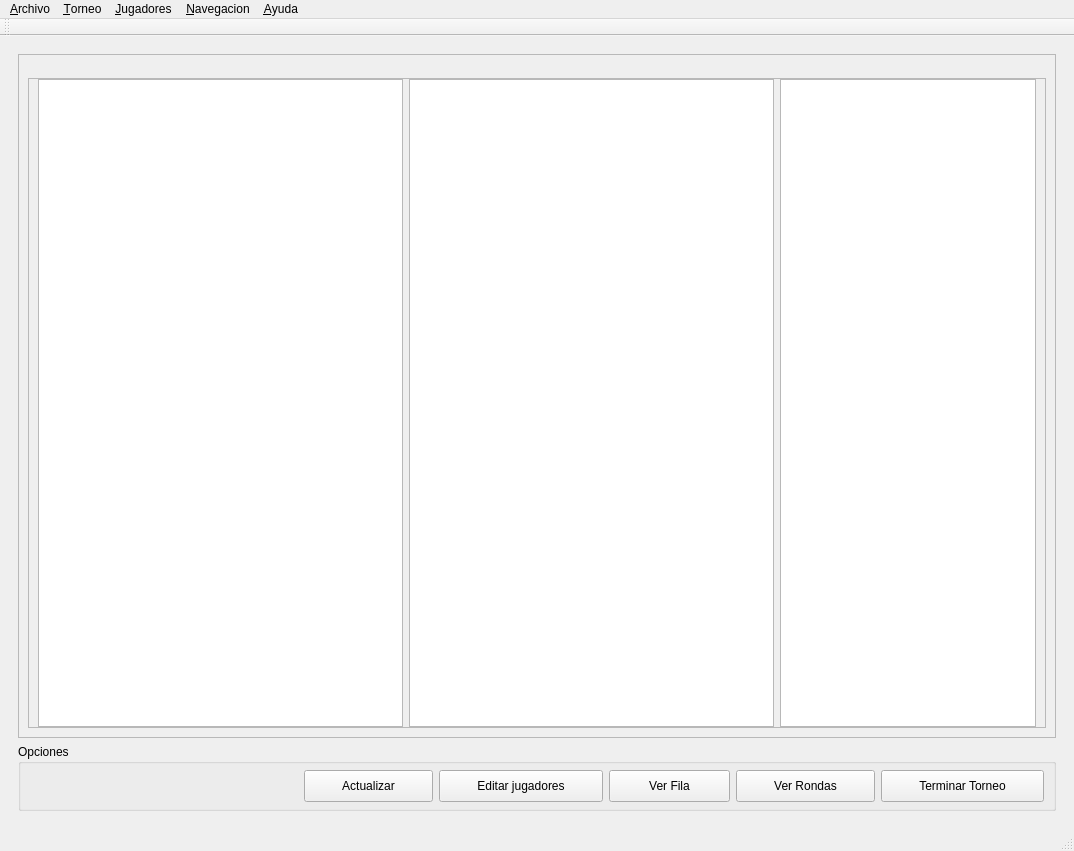
<?xml version="1.0" encoding="UTF-8"?>
<ui version="4.0">
 <class>MainWindow</class>
 <widget class="QMainWindow" name="MainWindow">
  <property name="geometry">
   <rect>
    <x>0</x>
    <y>0</y>
    <width>1074</width>
    <height>851</height>
   </rect>
  </property>
  <property name="windowTitle">
   <string>Masnou Manager</string>
  </property>
  <widget class="QWidget" name="centralwidget">
   <layout class="QVBoxLayout" name="verticalLayout">
    <item>
     <widget class="QStackedWidget" name="navigator">
      <property name="styleSheet">
       <string notr="true">QLineEdit,QDateEdit {
	padding:8px;
	font-size:15px;
	border-radius:5px;
	border:1px solid rgba(0,0,0,0.4);
}

QLabel {
	font-size:15px;
}

QPushButton {
	padding: 8px auto;
	min-width:45px;
}

</string>
      </property>
      <property name="currentIndex">
       <number>1</number>
      </property>
      <widget class="QWidget" name="main">
       <layout class="QHBoxLayout" name="horizontalLayout_7">
        <item>
         <layout class="QHBoxLayout" name="horizontalLayout_6" stretch="1,2">
          <property name="spacing">
           <number>0</number>
          </property>
          <item>
           <widget class="QFrame" name="frame_5">
            <property name="sizePolicy">
             <sizepolicy hsizetype="Minimum" vsizetype="Preferred">
              <horstretch>0</horstretch>
              <verstretch>0</verstretch>
             </sizepolicy>
            </property>
            <property name="maximumSize">
             <size>
              <width>300</width>
              <height>16777215</height>
             </size>
            </property>
            <property name="styleSheet">
             <string notr="true">QLineEdit,QDateEdit {
	padding:8px;
	font-size:15px;
	border-radius:5px;
	border:1px solid rgba(0,0,0,0.4);
}

QLabel {
	font-size:15px;
}

QPushButton {
	padding: 8px auto;
	min-width:45px;
}</string>
            </property>
            <property name="frameShape">
             <enum>QFrame::StyledPanel</enum>
            </property>
            <property name="frameShadow">
             <enum>QFrame::Raised</enum>
            </property>
            <layout class="QVBoxLayout" name="verticalLayout_8">
             <item>
              <widget class="QLabel" name="label_2">
               <property name="text">
                <string>Torneos Recientes</string>
               </property>
              </widget>
             </item>
             <item>
              <widget class="QComboBox" name="comboBox">
               <property name="minimumSize">
                <size>
                 <width>0</width>
                 <height>35</height>
                </size>
               </property>
              </widget>
             </item>
             <item>
              <spacer name="verticalSpacer_3">
               <property name="orientation">
                <enum>Qt::Vertical</enum>
               </property>
               <property name="sizeType">
                <enum>QSizePolicy::Fixed</enum>
               </property>
               <property name="sizeHint" stdset="0">
                <size>
                 <width>20</width>
                 <height>90</height>
                </size>
               </property>
              </spacer>
             </item>
             <item>
              <widget class="QLabel" name="label_4">
               <property name="styleSheet">
                <string notr="true">margin-bottom:9px</string>
               </property>
               <property name="text">
                <string>Opciones</string>
               </property>
              </widget>
             </item>
             <item>
              <widget class="QPushButton" name="menu_btn_create">
               <property name="font">
                <font>
                 <pointsize>9</pointsize>
                </font>
               </property>
               <property name="text">
                <string>Crear Torneo</string>
               </property>
              </widget>
             </item>
             <item>
              <widget class="QPushButton" name="pushButton_10">
               <property name="font">
                <font>
                 <pointsize>9</pointsize>
                </font>
               </property>
               <property name="toolTip">
                <string>&lt;html&gt;&lt;head/&gt;&lt;body&gt;&lt;p&gt;Cargar un torneo en modo de lectura&lt;/p&gt;&lt;/body&gt;&lt;/html&gt;</string>
               </property>
               <property name="text">
                <string>Cargar Torneo</string>
               </property>
              </widget>
             </item>
             <item>
              <widget class="QPushButton" name="menu_btn_go_tour">
               <property name="enabled">
                <bool>false</bool>
               </property>
               <property name="text">
                <string>Ir a Torneo Activo</string>
               </property>
              </widget>
             </item>
             <item>
              <widget class="QPushButton" name="menu_btn_finish">
               <property name="enabled">
                <bool>false</bool>
               </property>
               <property name="text">
                <string>Terminar Torneo Activo</string>
               </property>
              </widget>
             </item>
             <item>
              <widget class="QPushButton" name="menu_btn_quit">
               <property name="font">
                <font>
                 <pointsize>9</pointsize>
                </font>
               </property>
               <property name="text">
                <string>Salir</string>
               </property>
              </widget>
             </item>
             <item>
              <spacer name="verticalSpacer_2">
               <property name="orientation">
                <enum>Qt::Vertical</enum>
               </property>
               <property name="sizeHint" stdset="0">
                <size>
                 <width>20</width>
                 <height>150</height>
                </size>
               </property>
              </spacer>
             </item>
            </layout>
           </widget>
          </item>
          <item>
           <widget class="QFrame" name="board_container">
            <property name="font">
             <font>
              <pointsize>9</pointsize>
             </font>
            </property>
            <property name="styleSheet">
             <string notr="true"/>
            </property>
            <property name="frameShape">
             <enum>QFrame::StyledPanel</enum>
            </property>
            <property name="frameShadow">
             <enum>QFrame::Raised</enum>
            </property>
            <layout class="QVBoxLayout" name="verticalLayout_9" stretch="0">
             <property name="sizeConstraint">
              <enum>QLayout::SetDefaultConstraint</enum>
             </property>
             <item>
              <widget class="QLabel" name="puzzle_title">
               <property name="maximumSize">
                <size>
                 <width>16777215</width>
                 <height>50</height>
                </size>
               </property>
               <property name="font">
                <font>
                 <family>MS Shell Dlg 2</family>
                 <pointsize>15</pointsize>
                 <weight>9</weight>
                 <italic>false</italic>
                 <bold>false</bold>
                 <underline>false</underline>
                 <strikeout>false</strikeout>
                </font>
               </property>
               <property name="styleSheet">
                <string notr="true">font: 75 15pt &quot;MS Shell Dlg 2&quot;;</string>
               </property>
               <property name="text">
                <string>Problema del Dia</string>
               </property>
               <property name="alignment">
                <set>Qt::AlignCenter</set>
               </property>
              </widget>
             </item>
            </layout>
           </widget>
          </item>
         </layout>
        </item>
       </layout>
      </widget>
      <widget class="QWidget" name="tournament">
       <layout class="QVBoxLayout" name="verticalLayout_3">
        <item>
         <widget class="QFrame" name="frame_2">
          <property name="frameShape">
           <enum>QFrame::StyledPanel</enum>
          </property>
          <property name="frameShadow">
           <enum>QFrame::Raised</enum>
          </property>
          <layout class="QVBoxLayout" name="verticalLayout_4">
           <property name="topMargin">
            <number>0</number>
           </property>
           <item>
            <widget class="QLabel" name="tournament_title">
             <property name="text">
              <string/>
             </property>
            </widget>
           </item>
           <item>
            <widget class="QFrame" name="frame_3">
             <property name="frameShape">
              <enum>QFrame::StyledPanel</enum>
             </property>
             <property name="frameShadow">
              <enum>QFrame::Raised</enum>
             </property>
             <layout class="QHBoxLayout" name="horizontalLayout_3" stretch="1,1,0">
              <property name="topMargin">
               <number>0</number>
              </property>
              <property name="bottomMargin">
               <number>0</number>
              </property>
              <item>
               <widget class="QTableView" name="score_table">
                <property name="font">
                 <font>
                  <pointsize>12</pointsize>
                 </font>
                </property>
               </widget>
              </item>
              <item>
               <widget class="QTableView" name="rondas_main_table">
                <property name="font">
                 <font>
                  <pointsize>12</pointsize>
                 </font>
                </property>
                <property name="showGrid">
                 <bool>true</bool>
                </property>
                <property name="gridStyle">
                 <enum>Qt::SolidLine</enum>
                </property>
                <property name="sortingEnabled">
                 <bool>true</bool>
                </property>
               </widget>
              </item>
              <item>
               <widget class="QListView" name="fila_list">
                <property name="font">
                 <font>
                  <pointsize>12</pointsize>
                 </font>
                </property>
               </widget>
              </item>
             </layout>
            </widget>
           </item>
          </layout>
         </widget>
        </item>
        <item>
         <widget class="QGroupBox" name="groupBox_3">
          <property name="title">
           <string>Opciones</string>
          </property>
          <layout class="QHBoxLayout" name="horizontalLayout_2">
           <property name="topMargin">
            <number>6</number>
           </property>
           <property name="bottomMargin">
            <number>6</number>
           </property>
           <item>
            <spacer name="horizontalSpacer_3">
             <property name="orientation">
              <enum>Qt::Horizontal</enum>
             </property>
             <property name="sizeHint" stdset="0">
              <size>
               <width>40</width>
               <height>20</height>
              </size>
             </property>
            </spacer>
           </item>
           <item>
            <widget class="QPushButton" name="update_button">
             <property name="cursor">
              <cursorShape>PointingHandCursor</cursorShape>
             </property>
             <property name="text">
              <string>Actualizar</string>
             </property>
            </widget>
           </item>
           <item>
            <widget class="QPushButton" name="edit_players_button">
             <property name="cursor">
              <cursorShape>PointingHandCursor</cursorShape>
             </property>
             <property name="text">
              <string>Editar jugadores</string>
             </property>
            </widget>
           </item>
           <item>
            <widget class="QPushButton" name="ver_fila_button">
             <property name="cursor">
              <cursorShape>PointingHandCursor</cursorShape>
             </property>
             <property name="text">
              <string>Ver Fila</string>
             </property>
            </widget>
           </item>
           <item>
            <widget class="QPushButton" name="ver_rondas_button">
             <property name="cursor">
              <cursorShape>PointingHandCursor</cursorShape>
             </property>
             <property name="text">
              <string>Ver Rondas</string>
             </property>
            </widget>
           </item>
           <item>
            <widget class="QPushButton" name="finish_button">
             <property name="cursor">
              <cursorShape>PointingHandCursor</cursorShape>
             </property>
             <property name="text">
              <string>Terminar Torneo</string>
             </property>
            </widget>
           </item>
          </layout>
         </widget>
        </item>
       </layout>
      </widget>
      <widget class="QWidget" name="fila_page">
       <layout class="QVBoxLayout" name="verticalLayout_5">
        <item>
         <widget class="QFrame" name="frame">
          <property name="frameShape">
           <enum>QFrame::StyledPanel</enum>
          </property>
          <property name="frameShadow">
           <enum>QFrame::Raised</enum>
          </property>
          <layout class="QHBoxLayout" name="horizontalLayout_4">
           <item>
            <widget class="QListView" name="fila_list_main">
             <property name="font">
              <font>
               <pointsize>14</pointsize>
              </font>
             </property>
            </widget>
           </item>
           <item>
            <widget class="QFrame" name="frame_4">
             <property name="frameShape">
              <enum>QFrame::StyledPanel</enum>
             </property>
             <property name="frameShadow">
              <enum>QFrame::Raised</enum>
             </property>
             <layout class="QVBoxLayout" name="verticalLayout_6">
              <item>
               <widget class="QPushButton" name="del_fila_btn">
                <property name="text">
                 <string>Borrar</string>
                </property>
               </widget>
              </item>
              <item>
               <widget class="QPushButton" name="mv_up_fila_btn">
                <property name="text">
                 <string>Mover Arriba</string>
                </property>
               </widget>
              </item>
              <item>
               <widget class="QPushButton" name="mv_down_fila_btn">
                <property name="text">
                 <string>Mover Abajo</string>
                </property>
               </widget>
              </item>
              <item>
               <widget class="QPushButton" name="sort_fila_btn">
                <property name="text">
                 <string>Sortear</string>
                </property>
               </widget>
              </item>
              <item>
               <spacer name="verticalSpacer">
                <property name="orientation">
                 <enum>Qt::Vertical</enum>
                </property>
                <property name="sizeType">
                 <enum>QSizePolicy::Fixed</enum>
                </property>
                <property name="sizeHint" stdset="0">
                 <size>
                  <width>20</width>
                  <height>40</height>
                 </size>
                </property>
               </spacer>
              </item>
              <item>
               <widget class="QPushButton" name="save_changes_fila">
                <property name="text">
                 <string>Guardar Cambios</string>
                </property>
               </widget>
              </item>
              <item>
               <spacer name="verticalSpacer_4">
                <property name="orientation">
                 <enum>Qt::Vertical</enum>
                </property>
                <property name="sizeHint" stdset="0">
                 <size>
                  <width>20</width>
                  <height>40</height>
                 </size>
                </property>
               </spacer>
              </item>
             </layout>
            </widget>
           </item>
           <item>
            <spacer name="horizontalSpacer_4">
             <property name="orientation">
              <enum>Qt::Horizontal</enum>
             </property>
             <property name="sizeHint" stdset="0">
              <size>
               <width>40</width>
               <height>20</height>
              </size>
             </property>
            </spacer>
           </item>
          </layout>
         </widget>
        </item>
       </layout>
      </widget>
      <widget class="QWidget" name="players_page">
       <layout class="QVBoxLayout" name="verticalLayout_2">
        <item>
         <widget class="QLabel" name="label">
          <property name="text">
           <string>Jugadores</string>
          </property>
         </widget>
        </item>
        <item>
         <widget class="QTableView" name="players_table">
          <property name="contextMenuPolicy">
           <enum>Qt::CustomContextMenu</enum>
          </property>
         </widget>
        </item>
        <item>
         <widget class="QGroupBox" name="groupBox">
          <property name="title">
           <string>Opciones</string>
          </property>
          <property name="alignment">
           <set>Qt::AlignLeading|Qt::AlignLeft|Qt::AlignVCenter</set>
          </property>
          <property name="flat">
           <bool>false</bool>
          </property>
          <layout class="QHBoxLayout" name="horizontalLayout">
           <property name="leftMargin">
            <number>0</number>
           </property>
           <item>
            <widget class="QPushButton" name="pushButton">
             <property name="cursor">
              <cursorShape>PointingHandCursor</cursorShape>
             </property>
             <property name="text">
              <string>Importar Jugadores</string>
             </property>
            </widget>
           </item>
           <item>
            <spacer name="horizontalSpacer">
             <property name="orientation">
              <enum>Qt::Horizontal</enum>
             </property>
             <property name="sizeHint" stdset="0">
              <size>
               <width>40</width>
               <height>20</height>
              </size>
             </property>
            </spacer>
           </item>
           <item>
            <widget class="QPushButton" name="players_save_changes">
             <property name="cursor">
              <cursorShape>PointingHandCursor</cursorShape>
             </property>
             <property name="text">
              <string>Aceptar</string>
             </property>
            </widget>
           </item>
          </layout>
         </widget>
        </item>
       </layout>
      </widget>
      <widget class="QWidget" name="rondas_page">
       <layout class="QVBoxLayout" name="verticalLayout_10">
        <item>
         <widget class="QTabWidget" name="tabWidget">
          <property name="tabPosition">
           <enum>QTabWidget::North</enum>
          </property>
          <property name="tabShape">
           <enum>QTabWidget::Rounded</enum>
          </property>
          <property name="currentIndex">
           <number>0</number>
          </property>
          <widget class="QWidget" name="tab">
           <attribute name="title">
            <string>Rondas Actuales</string>
           </attribute>
           <layout class="QVBoxLayout" name="verticalLayout_7">
            <item>
             <widget class="QTableView" name="rondas_table">
              <property name="font">
               <font>
                <pointsize>12</pointsize>
               </font>
              </property>
             </widget>
            </item>
           </layout>
          </widget>
          <widget class="QWidget" name="tab2">
           <attribute name="title">
            <string>Historial de Rondas</string>
           </attribute>
           <layout class="QVBoxLayout" name="verticalLayout_11">
            <item>
             <widget class="QTableView" name="rondas_history_table">
              <property name="font">
               <font>
                <pointsize>12</pointsize>
               </font>
              </property>
             </widget>
            </item>
           </layout>
          </widget>
         </widget>
        </item>
        <item>
         <widget class="QGroupBox" name="groupBox_2">
          <property name="title">
           <string>Opciones</string>
          </property>
          <layout class="QHBoxLayout" name="horizontalLayout_5">
           <item>
            <widget class="QPushButton" name="rondas_save_changes">
             <property name="text">
              <string>Guardar Cambios</string>
             </property>
            </widget>
           </item>
           <item>
            <spacer name="horizontalSpacer_2">
             <property name="orientation">
              <enum>Qt::Horizontal</enum>
             </property>
             <property name="sizeHint" stdset="0">
              <size>
               <width>40</width>
               <height>20</height>
              </size>
             </property>
            </spacer>
           </item>
          </layout>
         </widget>
        </item>
       </layout>
      </widget>
      <widget class="QWidget" name="details_page"/>
      <widget class="QWidget" name="stats_page"/>
      <widget class="QWidget" name="problema_page"/>
     </widget>
    </item>
   </layout>
  </widget>
  <widget class="QMenuBar" name="menubar">
   <property name="geometry">
    <rect>
     <x>0</x>
     <y>0</y>
     <width>1074</width>
     <height>26</height>
    </rect>
   </property>
   <widget class="QMenu" name="menu_Archivo">
    <property name="title">
     <string>&amp;Archivo</string>
    </property>
    <addaction name="action_Cargar_Juagadores"/>
    <addaction name="action_Cargar_Torneo"/>
   </widget>
   <widget class="QMenu" name="menu_Torneos">
    <property name="title">
     <string>&amp;Torneo</string>
    </property>
    <addaction name="action_Nuevo_Torneo"/>
    <addaction name="action_Terminar_Torneo"/>
    <addaction name="action_Exportar_2"/>
    <addaction name="action_pareo_de_fila"/>
    <addaction name="action_Cambiar_Color"/>
   </widget>
   <widget class="QMenu" name="menu_Players">
    <property name="title">
     <string>&amp;Jugadores</string>
    </property>
    <addaction name="action_Crear_tabla"/>
    <addaction name="action_Exportar"/>
   </widget>
   <widget class="QMenu" name="menu_About">
    <property name="title">
     <string>&amp;Ayuda</string>
    </property>
    <addaction name="action_Ajustes"/>
    <addaction name="action_Acerca_de"/>
   </widget>
   <widget class="QMenu" name="menu_Navegacion">
    <property name="title">
     <string>&amp;Navegacion</string>
    </property>
    <widget class="QMenu" name="menu_Ir_a">
     <property name="title">
      <string>&amp;Ir a</string>
     </property>
     <addaction name="action_Torneo_Actual"/>
     <addaction name="action_Editar_Jugadores"/>
     <addaction name="action_Rondas"/>
     <addaction name="action_Detalles"/>
     <addaction name="actionE_stadisticas"/>
     <addaction name="action_Men"/>
    </widget>
    <addaction name="menu_Ir_a"/>
   </widget>
   <addaction name="menu_Archivo"/>
   <addaction name="menu_Torneos"/>
   <addaction name="menu_Players"/>
   <addaction name="menu_Navegacion"/>
   <addaction name="menu_About"/>
  </widget>
  <widget class="QStatusBar" name="statusbar"/>
  <widget class="QToolBar" name="toolBar">
   <property name="windowTitle">
    <string>toolBar</string>
   </property>
   <attribute name="toolBarArea">
    <enum>TopToolBarArea</enum>
   </attribute>
   <attribute name="toolBarBreak">
    <bool>false</bool>
   </attribute>
  </widget>
  <action name="action_Cargar_Juagadores">
   <property name="text">
    <string>Cargar &amp;Juagadores</string>
   </property>
  </action>
  <action name="action_Acerca_de">
   <property name="text">
    <string>&amp;Acerca</string>
   </property>
  </action>
  <action name="action_Ajustes">
   <property name="text">
    <string>&amp;Ajustes</string>
   </property>
  </action>
  <action name="action_Nuevo_Torneo">
   <property name="text">
    <string>&amp;Nuevo Torneo</string>
   </property>
   <property name="shortcut">
    <string>Ctrl+N</string>
   </property>
  </action>
  <action name="action_Terminar_Torneo">
   <property name="text">
    <string>&amp;Terminar Torneo</string>
   </property>
  </action>
  <action name="action_Crear_tabla">
   <property name="text">
    <string>&amp;Crear tabla</string>
   </property>
  </action>
  <action name="action_Torneo_Actual">
   <property name="enabled">
    <bool>false</bool>
   </property>
   <property name="text">
    <string>&amp;Torneo Actual</string>
   </property>
  </action>
  <action name="action_Editar_Jugadores">
   <property name="enabled">
    <bool>false</bool>
   </property>
   <property name="text">
    <string>&amp;Editar Jugadores</string>
   </property>
  </action>
  <action name="action_Rondas">
   <property name="enabled">
    <bool>false</bool>
   </property>
   <property name="text">
    <string>&amp;Rondas</string>
   </property>
  </action>
  <action name="action_Detalles">
   <property name="enabled">
    <bool>false</bool>
   </property>
   <property name="text">
    <string>&amp;Detalles</string>
   </property>
  </action>
  <action name="actionE_stadisticas">
   <property name="text">
    <string>E&amp;stadísticas</string>
   </property>
  </action>
  <action name="action_Exportar">
   <property name="text">
    <string>&amp;Exportar</string>
   </property>
  </action>
  <action name="action_Exportar_2">
   <property name="text">
    <string>&amp;Exportar</string>
   </property>
  </action>
  <action name="action_Cargar_Torneo">
   <property name="text">
    <string>&amp;Cargar Torneo</string>
   </property>
  </action>
  <action name="action_Men">
   <property name="text">
    <string>&amp;Menú</string>
   </property>
  </action>
  <action name="action_pareo_de_fila">
   <property name="enabled">
    <bool>false</bool>
   </property>
   <property name="text">
    <string>&amp;pareo de fila</string>
   </property>
  </action>
  <action name="action_Cambiar_Color">
   <property name="text">
    <string>&amp;Cambiar Color</string>
   </property>
  </action>
 </widget>
 <tabstops>
  <tabstop>comboBox</tabstop>
  <tabstop>menu_btn_create</tabstop>
  <tabstop>pushButton_10</tabstop>
  <tabstop>menu_btn_go_tour</tabstop>
  <tabstop>menu_btn_finish</tabstop>
  <tabstop>menu_btn_quit</tabstop>
  <tabstop>score_table</tabstop>
  <tabstop>rondas_main_table</tabstop>
  <tabstop>fila_list</tabstop>
  <tabstop>update_button</tabstop>
  <tabstop>edit_players_button</tabstop>
  <tabstop>ver_fila_button</tabstop>
  <tabstop>ver_rondas_button</tabstop>
  <tabstop>finish_button</tabstop>
  <tabstop>fila_list_main</tabstop>
  <tabstop>del_fila_btn</tabstop>
  <tabstop>mv_up_fila_btn</tabstop>
  <tabstop>mv_down_fila_btn</tabstop>
  <tabstop>sort_fila_btn</tabstop>
  <tabstop>save_changes_fila</tabstop>
  <tabstop>players_table</tabstop>
  <tabstop>pushButton</tabstop>
  <tabstop>players_save_changes</tabstop>
  <tabstop>tabWidget</tabstop>
  <tabstop>rondas_table</tabstop>
  <tabstop>rondas_save_changes</tabstop>
  <tabstop>rondas_history_table</tabstop>
 </tabstops>
 <resources>
  <include location="images.qrc"/>
 </resources>
 <connections/>
</ui>
